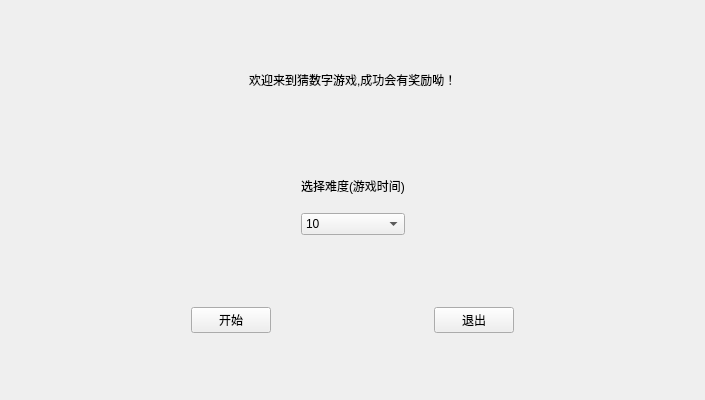
<?xml version="1.0" encoding="UTF-8"?>
<ui version="4.0">
 <class>MyWidget</class>
 <widget class="QWidget" name="MyWidget">
  <property name="geometry">
   <rect>
    <x>0</x>
    <y>0</y>
    <width>705</width>
    <height>400</height>
   </rect>
  </property>
  <property name="windowTitle">
   <string>MyWidget</string>
  </property>
  <layout class="QGridLayout" name="gridLayout_4">
   <item row="0" column="0">
    <widget class="QStackedWidget" name="stackedWidget">
     <widget class="QWidget" name="pageSet">
      <layout class="QGridLayout" name="gridLayout_3">
       <item row="0" column="0">
        <widget class="QWidget" name="widget_4" native="true">
         <layout class="QHBoxLayout" name="horizontalLayout_2">
          <item>
           <spacer name="horizontalSpacer_6">
            <property name="orientation">
             <enum>Qt::Horizontal</enum>
            </property>
            <property name="sizeHint" stdset="0">
             <size>
              <width>261</width>
              <height>20</height>
             </size>
            </property>
           </spacer>
          </item>
          <item>
           <widget class="QLabel" name="labelSet">
            <property name="text">
             <string>欢迎来到猜数字游戏,成功会有奖励呦！</string>
            </property>
           </widget>
          </item>
          <item>
           <spacer name="horizontalSpacer_7">
            <property name="orientation">
             <enum>Qt::Horizontal</enum>
            </property>
            <property name="sizeHint" stdset="0">
             <size>
              <width>260</width>
              <height>20</height>
             </size>
            </property>
           </spacer>
          </item>
         </layout>
        </widget>
       </item>
       <item row="3" column="0">
        <widget class="QWidget" name="widget_6" native="true">
         <layout class="QHBoxLayout" name="horizontalLayout">
          <item>
           <spacer name="horizontalSpacer_4">
            <property name="orientation">
             <enum>Qt::Horizontal</enum>
            </property>
            <property name="sizeHint" stdset="0">
             <size>
              <width>155</width>
              <height>20</height>
             </size>
            </property>
           </spacer>
          </item>
          <item>
           <widget class="QPushButton" name="pushButtonStart">
            <property name="text">
             <string>开始</string>
            </property>
           </widget>
          </item>
          <item>
           <spacer name="horizontalSpacer">
            <property name="orientation">
             <enum>Qt::Horizontal</enum>
            </property>
            <property name="sizeHint" stdset="0">
             <size>
              <width>154</width>
              <height>20</height>
             </size>
            </property>
           </spacer>
          </item>
          <item>
           <widget class="QPushButton" name="pushButtonEnd">
            <property name="text">
             <string>退出</string>
            </property>
           </widget>
          </item>
          <item>
           <spacer name="horizontalSpacer_5">
            <property name="orientation">
             <enum>Qt::Horizontal</enum>
            </property>
            <property name="sizeHint" stdset="0">
             <size>
              <width>155</width>
              <height>20</height>
             </size>
            </property>
           </spacer>
          </item>
         </layout>
        </widget>
       </item>
       <item row="2" column="0">
        <widget class="QWidget" name="widget_5" native="true">
         <layout class="QHBoxLayout" name="horizontalLayout_3">
          <item>
           <spacer name="horizontalSpacer_2">
            <property name="orientation">
             <enum>Qt::Horizontal</enum>
            </property>
            <property name="sizeHint" stdset="0">
             <size>
              <width>254</width>
              <height>20</height>
             </size>
            </property>
           </spacer>
          </item>
          <item>
           <widget class="QWidget" name="widget_7" native="true">
            <layout class="QVBoxLayout" name="verticalLayout">
             <item>
              <widget class="QLabel" name="labelHard">
               <property name="text">
                <string>选择难度(游戏时间)</string>
               </property>
              </widget>
             </item>
             <item>
              <widget class="QComboBox" name="comboBox">
               <item>
                <property name="text">
                 <string>10</string>
                </property>
               </item>
               <item>
                <property name="text">
                 <string>20</string>
                </property>
               </item>
               <item>
                <property name="text">
                 <string>30</string>
                </property>
               </item>
               <item>
                <property name="text">
                 <string>40</string>
                </property>
               </item>
               <item>
                <property name="text">
                 <string>60</string>
                </property>
               </item>
               <item>
                <property name="text">
                 <string>80</string>
                </property>
               </item>
               <item>
                <property name="text">
                 <string>100</string>
                </property>
               </item>
               <item>
                <property name="text">
                 <string>120</string>
                </property>
               </item>
               <item>
                <property name="text">
                 <string>240</string>
                </property>
               </item>
               <item>
                <property name="text">
                 <string>360</string>
                </property>
               </item>
               <item>
                <property name="text">
                 <string>480</string>
                </property>
               </item>
              </widget>
             </item>
            </layout>
           </widget>
          </item>
          <item>
           <spacer name="horizontalSpacer_3">
            <property name="orientation">
             <enum>Qt::Horizontal</enum>
            </property>
            <property name="sizeHint" stdset="0">
             <size>
              <width>253</width>
              <height>20</height>
             </size>
            </property>
           </spacer>
          </item>
         </layout>
        </widget>
       </item>
      </layout>
     </widget>
     <widget class="QWidget" name="pageGame">
      <widget class="QWidget" name="widget" native="true">
       <property name="geometry">
        <rect>
         <x>10</x>
         <y>300</y>
         <width>631</width>
         <height>70</height>
        </rect>
       </property>
       <layout class="QGridLayout" name="gridLayout_2">
        <item row="1" column="3">
         <widget class="QPushButton" name="pushButton8">
          <property name="text">
           <string>8</string>
          </property>
         </widget>
        </item>
        <item row="1" column="5">
         <widget class="QPushButton" name="pushButtonEnter">
          <property name="text">
           <string>提示</string>
          </property>
         </widget>
        </item>
        <item row="1" column="0">
         <widget class="QPushButton" name="pushButton5">
          <property name="text">
           <string>5</string>
          </property>
         </widget>
        </item>
        <item row="1" column="4">
         <widget class="QPushButton" name="pushButton9">
          <property name="text">
           <string>9</string>
          </property>
         </widget>
        </item>
        <item row="1" column="1">
         <widget class="QPushButton" name="pushButton6">
          <property name="text">
           <string>6</string>
          </property>
         </widget>
        </item>
        <item row="1" column="2">
         <widget class="QPushButton" name="pushButton7">
          <property name="text">
           <string>7</string>
          </property>
         </widget>
        </item>
        <item row="0" column="0">
         <widget class="QPushButton" name="pushButton0">
          <property name="text">
           <string>0</string>
          </property>
         </widget>
        </item>
        <item row="0" column="3">
         <widget class="QPushButton" name="pushButton3">
          <property name="text">
           <string>3</string>
          </property>
         </widget>
        </item>
        <item row="0" column="1">
         <widget class="QPushButton" name="pushButton1">
          <property name="text">
           <string>1</string>
          </property>
         </widget>
        </item>
        <item row="0" column="4">
         <widget class="QPushButton" name="pushButton4">
          <property name="text">
           <string>4</string>
          </property>
         </widget>
        </item>
        <item row="0" column="2">
         <widget class="QPushButton" name="pushButton2">
          <property name="text">
           <string>2</string>
          </property>
         </widget>
        </item>
        <item row="0" column="5">
         <widget class="QPushButton" name="pushButtonDel">
          <property name="text">
           <string>&lt;--</string>
          </property>
         </widget>
        </item>
       </layout>
      </widget>
      <widget class="QWidget" name="widget_2" native="true">
       <property name="geometry">
        <rect>
         <x>10</x>
         <y>40</y>
         <width>671</width>
         <height>251</height>
        </rect>
       </property>
       <widget class="QTextBrowser" name="textEdit">
        <property name="geometry">
         <rect>
          <x>10</x>
          <y>10</y>
          <width>611</width>
          <height>251</height>
         </rect>
        </property>
       </widget>
      </widget>
      <widget class="QWidget" name="widget_3" native="true">
       <property name="geometry">
        <rect>
         <x>10</x>
         <y>0</y>
         <width>665</width>
         <height>41</height>
        </rect>
       </property>
       <widget class="QProgressBar" name="progressBar">
        <property name="geometry">
         <rect>
          <x>9</x>
          <y>9</y>
          <width>641</width>
          <height>20</height>
         </rect>
        </property>
        <property name="value">
         <number>24</number>
        </property>
       </widget>
      </widget>
     </widget>
     <widget class="QWidget" name="pageOver">
      <layout class="QGridLayout" name="gridLayout_5">
       <item row="0" column="0">
        <widget class="QLabel" name="labelOver">
         <property name="text">
          <string>TextLabel</string>
         </property>
        </widget>
       </item>
      </layout>
     </widget>
     <widget class="QWidget" name="pageWin">
      <layout class="QGridLayout" name="gridLayout">
       <item row="0" column="0">
        <widget class="QLabel" name="labelWin">
         <property name="text">
          <string>TextLabel</string>
         </property>
        </widget>
       </item>
      </layout>
     </widget>
    </widget>
   </item>
  </layout>
 </widget>
 <layoutdefault spacing="6" margin="11"/>
 <resources/>
 <connections/>
</ui>
